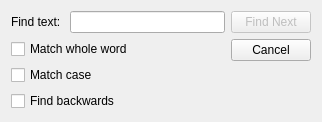
<?xml version="1.0" encoding="UTF-8"?>
<ui version="4.0">
 <class>DialogFind</class>
 <widget class="QDialog" name="DialogFind">
  <property name="geometry">
   <rect>
    <x>0</x>
    <y>0</y>
    <width>322</width>
    <height>117</height>
   </rect>
  </property>
  <property name="windowTitle">
   <string>Find</string>
  </property>
  <layout class="QHBoxLayout" name="horizontalLayout_2">
   <item>
    <layout class="QVBoxLayout" name="verticalLayout">
     <item>
      <layout class="QHBoxLayout" name="horizontalLayout">
       <item>
        <widget class="QLabel" name="label">
         <property name="text">
          <string>Find text: </string>
         </property>
        </widget>
       </item>
       <item>
        <widget class="QLineEdit" name="lineEditFindText"/>
       </item>
      </layout>
     </item>
     <item>
      <widget class="QCheckBox" name="checkBoxMatchWholeWord">
       <property name="text">
        <string>Match whole word</string>
       </property>
      </widget>
     </item>
     <item>
      <widget class="QCheckBox" name="checkBoxMatchCase">
       <property name="text">
        <string>Match case</string>
       </property>
      </widget>
     </item>
     <item>
      <widget class="QCheckBox" name="checkBoxFindBackwards">
       <property name="text">
        <string>Find backwards</string>
       </property>
      </widget>
     </item>
     <item>
      <spacer name="verticalSpacer">
       <property name="orientation">
        <enum>Qt::Vertical</enum>
       </property>
       <property name="sizeHint" stdset="0">
        <size>
         <width>20</width>
         <height>40</height>
        </size>
       </property>
      </spacer>
     </item>
    </layout>
   </item>
   <item>
    <layout class="QVBoxLayout" name="verticalLayout_2">
     <item>
      <widget class="QPushButton" name="pushButtonFind">
       <property name="enabled">
        <bool>false</bool>
       </property>
       <property name="text">
        <string>Find Next</string>
       </property>
      </widget>
     </item>
     <item>
      <widget class="QPushButton" name="pushButtonCancel">
       <property name="text">
        <string>Cancel</string>
       </property>
      </widget>
     </item>
     <item>
      <spacer name="verticalSpacer_2">
       <property name="orientation">
        <enum>Qt::Vertical</enum>
       </property>
       <property name="sizeHint" stdset="0">
        <size>
         <width>20</width>
         <height>40</height>
        </size>
       </property>
      </spacer>
     </item>
    </layout>
   </item>
  </layout>
 </widget>
 <resources/>
 <connections>
  <connection>
   <sender>pushButtonCancel</sender>
   <signal>clicked()</signal>
   <receiver>DialogFind</receiver>
   <slot>reject()</slot>
   <hints>
    <hint type="sourcelabel">
     <x>272</x>
     <y>54</y>
    </hint>
    <hint type="destinationlabel">
     <x>310</x>
     <y>77</y>
    </hint>
   </hints>
  </connection>
 </connections>
</ui>
